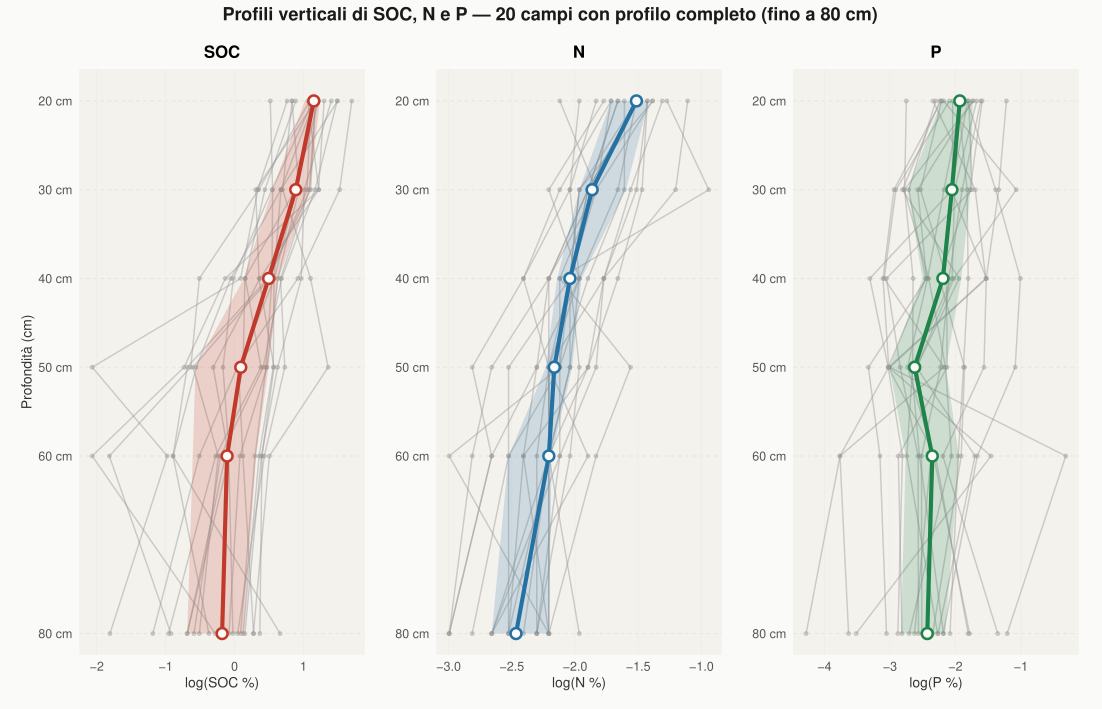

Source code (R):
# Traiettorie — solo campi con osservazione a 80 cm

library(tidyverse)
library(patchwork)

dati <- readRDS(here::here("data", "crop.rds")) |>
  mutate(
    logSOC = log(PercSOC),
    logN   = log(PercTotNitro),
    logP   = log(PercTotPhos)
  )

# Campi con almeno un'osservazione a Bottom == 80
campi_80 <- dati |> filter(Bottom == 80) |> pull(Field) |> unique()
dati_80  <- filter(dati, Field %in% campi_80)

message(sprintf("Campi con osservazione a 80 cm: %d su %d totali",
                length(campi_80), n_distinct(dati$Field)))

depth_num <- c(20, 30, 40, 50, 60, 80)
col_trio  <- c("SOC" = "#C0392B", "N" = "#2471A3", "P" = "#1E8449")

dati_traj <- dati_80 |>
  pivot_longer(c(logSOC, logN, logP),
               names_to  = "Variabile",
               values_to = "logVal") |>
  mutate(
    Variabile = recode(Variabile, logSOC = "SOC", logN = "N", logP = "P"),
    Variabile = factor(Variabile, levels = c("SOC", "N", "P"))
  )

mediana_glob <- dati_traj |>
  group_by(Variabile, Bottom) |>
  summarise(med = median(logVal, na.rm = TRUE),
            q25 = quantile(logVal, 0.25, na.rm = TRUE),
            q75 = quantile(logVal, 0.75, na.rm = TRUE),
            .groups = "drop") |>
  arrange(Variabile, Bottom)

x_labels <- c("SOC" = "log(SOC %)", "N" = "log(N %)", "P" = "log(P %)")

th_traj <- theme_minimal(base_size = 11) +
  theme(
    plot.background    = element_rect(fill = "#FAFAF8", color = NA),
    panel.background   = element_rect(fill = "#F4F2ED", color = NA),
    panel.grid.major.y = element_line(color = "#E5E2DB", linewidth = 0.3,
                                      linetype = "dashed"),
    panel.grid.major.x = element_line(color = "#EEEBE4", linewidth = 0.25),
    panel.grid.minor   = element_blank(),
    axis.text          = element_text(size = 9, color = "#555555"),
    axis.title         = element_text(size = 10, color = "#333333"),
    plot.title         = element_text(size = 12, face = "bold", hjust = 0.5),
    plot.margin        = margin(10, 12, 8, 10)
  )

make_traj_panel <- function(var, show_y_title = FALSE) {
  d   <- filter(dati_traj,    Variabile == var) |> arrange(Field, Bottom)
  med <- filter(mediana_glob, Variabile == var) |> arrange(Bottom)
  col <- col_trio[var]

  ggplot(d, aes(x = logVal, y = Bottom, group = Field)) +
    geom_path(color = "#999999", linewidth = 0.5, alpha = 0.45) +
    geom_point(color = "#999999", size = 1.0, alpha = 0.4) +
    geom_ribbon(data = med, aes(xmin = q25, xmax = q75, y = Bottom, group = 1),
                fill = col, alpha = 0.18, inherit.aes = FALSE) +
    geom_path(data = med, aes(x = med, y = Bottom, group = 1),
              color = col, linewidth = 1.4, lineend = "round",
              inherit.aes = FALSE) +
    geom_point(data = med, aes(x = med, y = Bottom, group = 1),
               color = col, size = 2.8, shape = 21,
               fill = "#FAFAF8", stroke = 1.3,
               inherit.aes = FALSE) +
    scale_y_reverse(
      breaks = depth_num,
      labels = paste0(depth_num, " cm"),
      expand = expansion(mult = c(0.04, 0.06))
    ) +
    labs(
      title = var,
      x     = x_labels[var],
      y     = if (show_y_title) "Profondità (cm)" else NULL
    ) +
    th_traj +
    theme(
      axis.title.y = if (show_y_title) element_text() else element_blank(),
      axis.text.y  = element_text(size = 9, color = "#555555")
    )
}

p_SOC <- make_traj_panel("SOC", show_y_title = TRUE)
p_N   <- make_traj_panel("N")
p_P   <- make_traj_panel("P")

n_campi <- length(campi_80)

fig <- (p_SOC + p_N + p_P) +
  plot_layout(ncol = 3) +
  plot_annotation(
    title    = sprintf("Profili verticali di SOC, N e P — %d campi con profilo completo (fino a 80 cm)", n_campi),
    theme    = theme(
      plot.title      = element_text(size = 13, face = "bold", hjust = 0.5,
                                     color = "#1A1A1A"),
      plot.background = element_rect(fill = "#FAFAF8", color = NA)
    )
  )

out <- here::here("EDA", "traj_80cm.pdf")
ggsave(out, fig, width = 28, height = 18, units = "cm")
message("Salvato: ", out)
